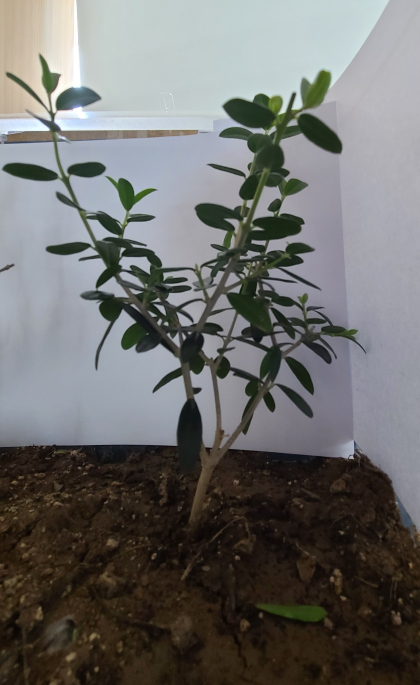
#> input picture object_size/image.jpg, 839 x 1370 px, found by its file name (shown at 1/2 size)
$ python michin.py
#> lines starting #> are read from the running program, lines starting #| are printed output that depends on the picture; after the words box and inside, x2 and y2 are one past the last pixel; in counts of white or black regions, pixels touching at a corner belong together
import cv2
import numpy as np
import dotenv
import os
import sys

dotenv_path = dotenv.find_dotenv()
dotenv.load_dotenv(dotenv_path)

x=520
y=7
w=962
h=853

# Load image, grayscale, Gaussian blur, Otsu's threshold
img = cv2.imread('/var/log/motion/image.jpg')
#> img is the input picture: shape (1370, 839, 3); mean B, G, R 108.3, 109.9, 110.3

roi = img[y:y+h, x:x+w]     # roi 지정
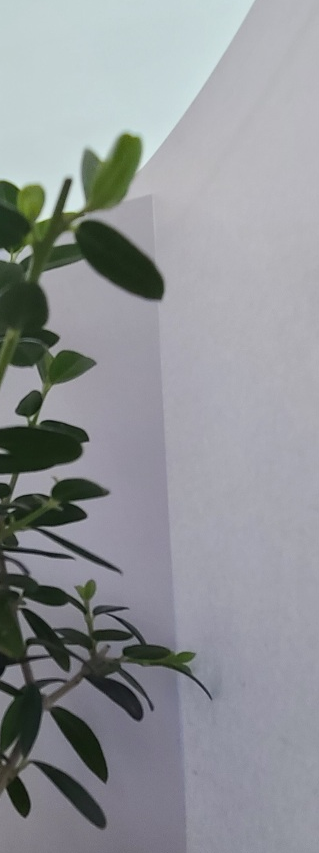
#> roi: shape (853, 319, 3); mean B, G, R 150.8, 147.1, 143.9
image = roi.copy()           # roi 배열 복제 ---①

#image = cv2.subtract(image, -50)
#image = cv2.add(image, 50)

gray = cv2.cvtColor(image, cv2.COLOR_BGR2GRAY)
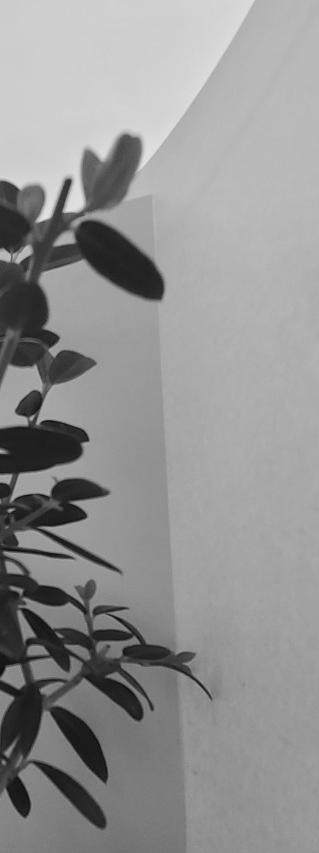
#> gray: shape (853, 319); min 9, max 231, mean 146.6
binary = cv2.adaptiveThreshold(gray, 255, cv2.ADAPTIVE_THRESH_MEAN_C | cv2.ADAPTIVE_THRESH_GAUSSIAN_C, cv2.THRESH_BINARY, 467,15)
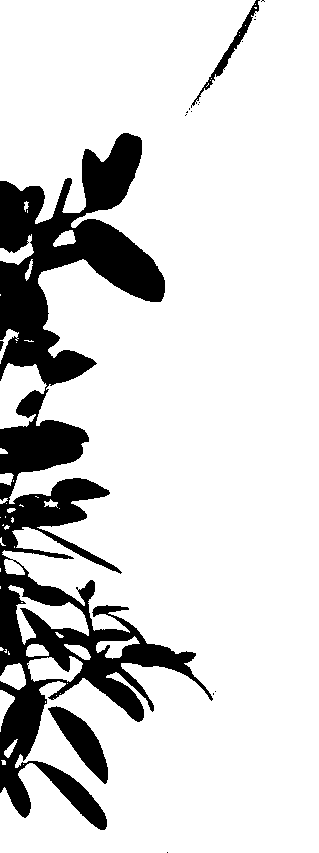
#> binary: shape (853, 319); 83.7% white; 17 black regions (13 under 20 px), largest, box (x1, y1, x2, y2) and area: (0, 133, 213, 830) 41725, (48, 706, 108, 784) 1792, (191, 0, 260, 108) 691, (0, 341, 4, 351) 24
cv2.imshow("binary", binary)
edged = cv2.Canny(binary, 100, 500)
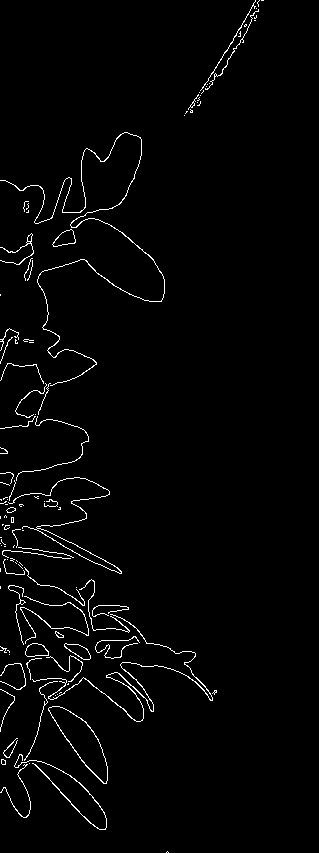
#> edged: shape (853, 319); 2.1% white in thin lines or dots, all inside (x1, y1, x2, y2) = (0, 0, 264, 853)

# Find bounding box
x,y,w,h = cv2.boundingRect(edged)
#> x = 0; y = 0; w = 264; h = 853
cv2.rectangle(image, (x, y), (x + w, y + h), (36,255,12), 2)
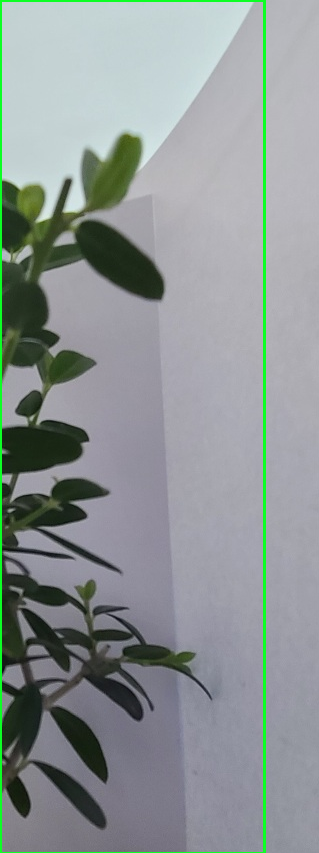
#> image: shape (853, 319, 3); 1.86% of pixels changed, all inside (x1, y1, x2, y2) = (0, 0, 266, 853)
cv2.putText(image, "w={},h={}".format(round(w*2.54/96, 1),round(h*2.54/96, 3)), (x,y - 10), cv2.FONT_HERSHEY_SIMPLEX, 0.7, (36,255,12), 2)
print(round(h*2.54/96, 3))
#| 22.569

# cv2.imshow("thresh", thresh)
cv2.imshow("image", image)
cv2.imshow("edged", edged)
cv2.waitKey()
